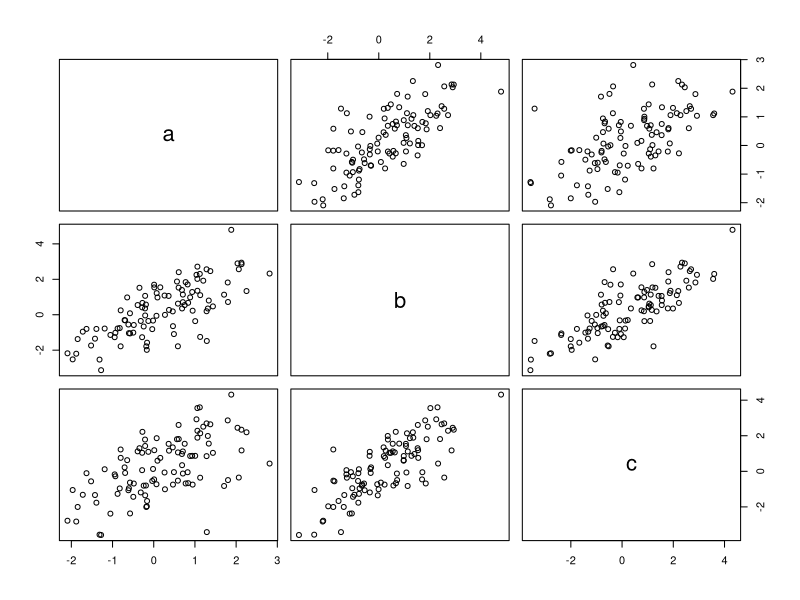
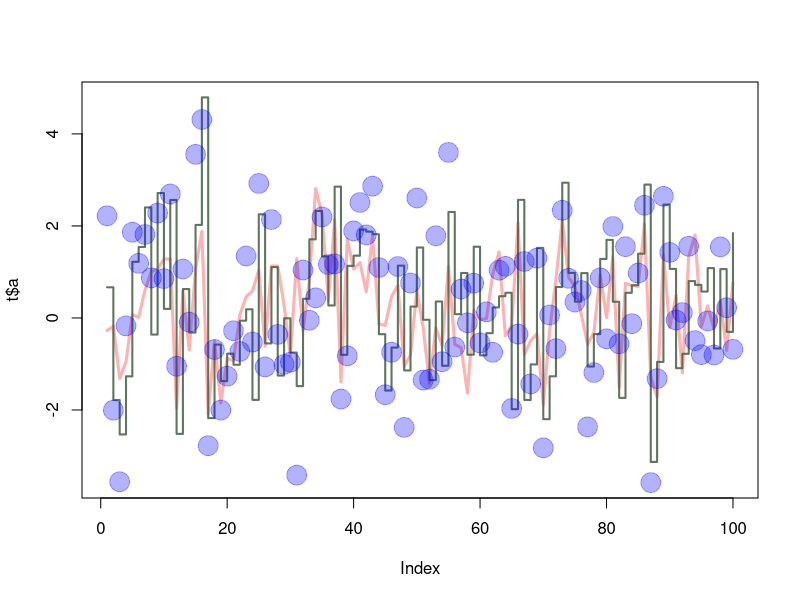

Write the R code that produced these figures, in order.
x1 <- rnorm(100)
x2 <- rnorm(100)
x3 <- rnorm(100)

t <- data.frame(a=x1, b=x1+x2, c=x1+x2+x3)

plot(t)

# sd(t)

plot(t$a, type="l", ylim=range(t), lwd=3, col=rgb(1,0,0,0.3))

lines(t$b, type="s", lwd=2, col=rgb(0.3,0.4,0.3,0.9))

points(t$c, pch=20, cex=4, col=rgb(0,0,1,0.3))